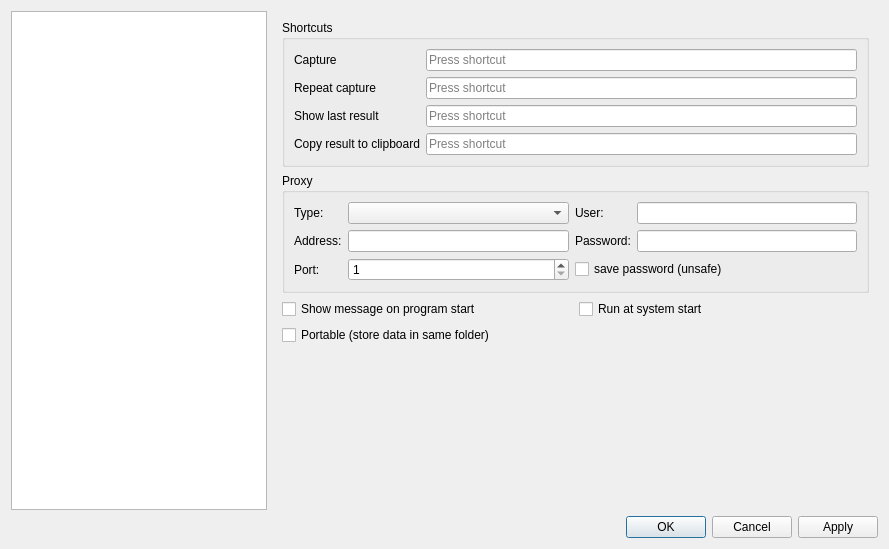
<?xml version="1.0" encoding="UTF-8"?>
<ui version="4.0">
 <class>SettingsEditor</class>
 <widget class="QDialog" name="SettingsEditor">
  <property name="geometry">
   <rect>
    <x>0</x>
    <y>0</y>
    <width>889</width>
    <height>549</height>
   </rect>
  </property>
  <property name="windowTitle">
   <string>Настройки</string>
  </property>
  <layout class="QGridLayout" name="gridLayout_6">
   <item row="1" column="0" colspan="4">
    <widget class="QDialogButtonBox" name="buttonBox">
     <property name="orientation">
      <enum>Qt::Horizontal</enum>
     </property>
     <property name="standardButtons">
      <set>QDialogButtonBox::Apply|QDialogButtonBox::Cancel|QDialogButtonBox::Ok</set>
     </property>
    </widget>
   </item>
   <item row="0" column="0">
    <widget class="QListView" name="pagesList">
     <property name="sizePolicy">
      <sizepolicy hsizetype="Maximum" vsizetype="Expanding">
       <horstretch>0</horstretch>
       <verstretch>0</verstretch>
      </sizepolicy>
     </property>
     <property name="editTriggers">
      <set>QAbstractItemView::NoEditTriggers</set>
     </property>
    </widget>
   </item>
   <item row="0" column="1" colspan="3">
    <widget class="QStackedWidget" name="pagesView">
     <property name="sizePolicy">
      <sizepolicy hsizetype="Expanding" vsizetype="Expanding">
       <horstretch>0</horstretch>
       <verstretch>0</verstretch>
      </sizepolicy>
     </property>
     <property name="currentIndex">
      <number>0</number>
     </property>
     <widget class="QWidget" name="pageGeneral">
      <layout class="QGridLayout" name="gridLayout_11">
       <item row="0" column="0" colspan="2">
        <widget class="QGroupBox" name="groupBox">
         <property name="title">
          <string>Shortcuts</string>
         </property>
         <layout class="QGridLayout" name="gridLayout">
          <item row="0" column="0">
           <widget class="QLabel" name="label">
            <property name="text">
             <string>Capture</string>
            </property>
           </widget>
          </item>
          <item row="0" column="1">
           <widget class="QKeySequenceEdit" name="captureEdit"/>
          </item>
          <item row="1" column="0">
           <widget class="QLabel" name="label_8">
            <property name="text">
             <string>Repeat capture</string>
            </property>
           </widget>
          </item>
          <item row="1" column="1">
           <widget class="QKeySequenceEdit" name="repeatCaptureEdit"/>
          </item>
          <item row="2" column="0">
           <widget class="QLabel" name="label_3">
            <property name="text">
             <string>Show last result</string>
            </property>
           </widget>
          </item>
          <item row="2" column="1">
           <widget class="QKeySequenceEdit" name="repeatEdit"/>
          </item>
          <item row="3" column="0">
           <widget class="QLabel" name="label_7">
            <property name="text">
             <string>Copy result to clipboard</string>
            </property>
           </widget>
          </item>
          <item row="3" column="1">
           <widget class="QKeySequenceEdit" name="clipboardEdit"/>
          </item>
         </layout>
        </widget>
       </item>
       <item row="1" column="0" colspan="2">
        <widget class="QGroupBox" name="groupBox_2">
         <property name="title">
          <string>Proxy</string>
         </property>
         <layout class="QGridLayout" name="gridLayout_3">
          <item row="0" column="0">
           <widget class="QLabel" name="label_12">
            <property name="text">
             <string>Type:</string>
            </property>
           </widget>
          </item>
          <item row="0" column="1">
           <widget class="QComboBox" name="proxyTypeCombo"/>
          </item>
          <item row="0" column="2">
           <widget class="QLabel" name="label_15">
            <property name="text">
             <string>User:</string>
            </property>
           </widget>
          </item>
          <item row="0" column="3">
           <widget class="QLineEdit" name="proxyUserEdit"/>
          </item>
          <item row="1" column="0">
           <widget class="QLabel" name="label_13">
            <property name="text">
             <string>Address:</string>
            </property>
           </widget>
          </item>
          <item row="1" column="1">
           <widget class="QLineEdit" name="proxyHostEdit"/>
          </item>
          <item row="1" column="2">
           <widget class="QLabel" name="label_16">
            <property name="text">
             <string>Password:</string>
            </property>
           </widget>
          </item>
          <item row="1" column="3">
           <widget class="QLineEdit" name="proxyPassEdit"/>
          </item>
          <item row="2" column="0">
           <widget class="QLabel" name="label_14">
            <property name="text">
             <string>Port:</string>
            </property>
           </widget>
          </item>
          <item row="2" column="1">
           <widget class="QSpinBox" name="proxyPortSpin">
            <property name="minimum">
             <number>1</number>
            </property>
            <property name="maximum">
             <number>65535</number>
            </property>
           </widget>
          </item>
          <item row="2" column="2" colspan="2">
           <widget class="QCheckBox" name="proxySaveCheck">
            <property name="text">
             <string>save password (unsafe)</string>
            </property>
           </widget>
          </item>
         </layout>
        </widget>
       </item>
       <item row="2" column="0">
        <widget class="QCheckBox" name="showOnStart">
         <property name="text">
          <string>Show message on program start</string>
         </property>
        </widget>
       </item>
       <item row="2" column="1">
        <widget class="QCheckBox" name="runAtSystemStart">
         <property name="text">
          <string>Run at system start</string>
         </property>
        </widget>
       </item>
       <item row="3" column="0">
        <widget class="QCheckBox" name="portable">
         <property name="text">
          <string>Portable (store data in same folder)</string>
         </property>
        </widget>
       </item>
       <item row="4" column="1">
        <spacer name="verticalSpacer_4">
         <property name="orientation">
          <enum>Qt::Vertical</enum>
         </property>
         <property name="sizeHint" stdset="0">
          <size>
           <width>20</width>
           <height>40</height>
          </size>
         </property>
        </spacer>
       </item>
      </layout>
     </widget>
     <widget class="QWidget" name="pageRecognize">
      <layout class="QGridLayout" name="gridLayout_2">
       <item row="1" column="0">
        <widget class="QLabel" name="label_4">
         <property name="sizePolicy">
          <sizepolicy hsizetype="Maximum" vsizetype="Preferred">
           <horstretch>0</horstretch>
           <verstretch>0</verstretch>
          </sizepolicy>
         </property>
         <property name="text">
          <string>Default language:</string>
         </property>
         <property name="buddy">
          <cstring>tesseractLangCombo</cstring>
         </property>
        </widget>
       </item>
       <item row="0" column="0">
        <widget class="QLabel" name="label_2">
         <property name="sizePolicy">
          <sizepolicy hsizetype="Maximum" vsizetype="Preferred">
           <horstretch>0</horstretch>
           <verstretch>0</verstretch>
          </sizepolicy>
         </property>
         <property name="text">
          <string>Tessdata path:</string>
         </property>
        </widget>
       </item>
       <item row="2" column="2">
        <spacer name="verticalSpacer_2">
         <property name="orientation">
          <enum>Qt::Vertical</enum>
         </property>
         <property name="sizeHint" stdset="0">
          <size>
           <width>17</width>
           <height>410</height>
          </size>
         </property>
        </spacer>
       </item>
       <item row="1" column="2">
        <widget class="QComboBox" name="tesseractLangCombo"/>
       </item>
       <item row="0" column="2">
        <widget class="QLineEdit" name="tessdataPath">
         <property name="readOnly">
          <bool>true</bool>
         </property>
        </widget>
       </item>
      </layout>
     </widget>
     <widget class="QWidget" name="pageCorrect">
      <layout class="QGridLayout" name="gridLayout_10">
       <item row="1" column="0" colspan="2">
        <widget class="QLabel" name="label_11">
         <property name="text">
          <string>Substitutions</string>
         </property>
         <property name="alignment">
          <set>Qt::AlignCenter</set>
         </property>
        </widget>
       </item>
       <item row="0" column="0" colspan="2">
        <widget class="QCheckBox" name="useUserSubstitutions">
         <property name="text">
          <string>Substitute recognized text</string>
         </property>
        </widget>
       </item>
       <item row="2" column="0" colspan="2">
        <widget class="SubstitutionsTable" name="userSubstitutionsTable">
         <property name="selectionBehavior">
          <enum>QAbstractItemView::SelectRows</enum>
         </property>
         <property name="sortingEnabled">
          <bool>true</bool>
         </property>
        </widget>
       </item>
      </layout>
     </widget>
     <widget class="QWidget" name="pageTranslate">
      <layout class="QGridLayout" name="gridLayout_9">
       <item row="3" column="2">
        <widget class="QSpinBox" name="translateTimeoutSpin">
         <property name="suffix">
          <string> secs</string>
         </property>
        </widget>
       </item>
       <item row="1" column="0" colspan="2">
        <widget class="QCheckBox" name="doTranslationCheck">
         <property name="text">
          <string>Translate text</string>
         </property>
        </widget>
       </item>
       <item row="2" column="0" colspan="2">
        <widget class="QCheckBox" name="ignoreSslCheck">
         <property name="text">
          <string>Ignore SSL errors</string>
         </property>
        </widget>
       </item>
       <item row="3" column="0" colspan="2">
        <widget class="QLabel" name="label_9">
         <property name="text">
          <string>Single translator timeout:</string>
         </property>
        </widget>
       </item>
       <item row="0" column="0">
        <widget class="QCheckBox" name="translatorDebugCheck">
         <property name="text">
          <string>Debug mode</string>
         </property>
        </widget>
       </item>
       <item row="7" column="0" colspan="3">
        <widget class="QListWidget" name="translatorList">
         <property name="editTriggers">
          <set>QAbstractItemView::NoEditTriggers</set>
         </property>
         <property name="dragDropMode">
          <enum>QAbstractItemView::InternalMove</enum>
         </property>
         <property name="defaultDropAction">
          <enum>Qt::MoveAction</enum>
         </property>
        </widget>
       </item>
       <item row="5" column="0">
        <widget class="QLabel" name="label_6">
         <property name="text">
          <string>Language:</string>
         </property>
         <property name="buddy">
          <cstring>translateLangCombo</cstring>
         </property>
        </widget>
       </item>
       <item row="5" column="1" colspan="2">
        <widget class="QComboBox" name="translateLangCombo"/>
       </item>
       <item row="6" column="0" colspan="3">
        <widget class="QLabel" name="label_10">
         <property name="text">
          <string>Translators</string>
         </property>
         <property name="alignment">
          <set>Qt::AlignCenter</set>
         </property>
        </widget>
       </item>
       <item row="4" column="0">
        <widget class="QLabel" name="label_5">
         <property name="text">
          <string>Translators path:</string>
         </property>
        </widget>
       </item>
       <item row="4" column="1" colspan="2">
        <widget class="QLineEdit" name="translatorsPath">
         <property name="readOnly">
          <bool>true</bool>
         </property>
        </widget>
       </item>
      </layout>
     </widget>
     <widget class="QWidget" name="pageRepresent">
      <layout class="QGridLayout" name="gridLayout_7">
       <item row="0" column="0">
        <widget class="QGroupBox" name="resultGroup">
         <property name="sizePolicy">
          <sizepolicy hsizetype="Maximum" vsizetype="Maximum">
           <horstretch>0</horstretch>
           <verstretch>0</verstretch>
          </sizepolicy>
         </property>
         <property name="title">
          <string>Result type</string>
         </property>
         <layout class="QGridLayout" name="gridLayout_4">
          <item row="0" column="0">
           <widget class="QRadioButton" name="trayRadio">
            <property name="sizePolicy">
             <sizepolicy hsizetype="Maximum" vsizetype="Fixed">
              <horstretch>0</horstretch>
              <verstretch>0</verstretch>
             </sizepolicy>
            </property>
            <property name="text">
             <string>Tray</string>
            </property>
           </widget>
          </item>
          <item row="0" column="1">
           <widget class="QRadioButton" name="dialogRadio">
            <property name="sizePolicy">
             <sizepolicy hsizetype="Maximum" vsizetype="Fixed">
              <horstretch>0</horstretch>
              <verstretch>0</verstretch>
             </sizepolicy>
            </property>
            <property name="text">
             <string>Window</string>
            </property>
            <property name="checked">
             <bool>true</bool>
            </property>
           </widget>
          </item>
         </layout>
        </widget>
       </item>
       <item row="2" column="0">
        <widget class="QGroupBox" name="resultWindow">
         <property name="title">
          <string>Result window</string>
         </property>
         <layout class="QGridLayout" name="gridLayout_8">
          <item row="1" column="1">
           <widget class="QSpinBox" name="resultFontSize">
            <property name="minimum">
             <number>6</number>
            </property>
            <property name="maximum">
             <number>24</number>
            </property>
           </widget>
          </item>
          <item row="0" column="1">
           <widget class="QFontComboBox" name="resultFont"/>
          </item>
          <item row="0" column="0">
           <widget class="QLabel" name="label_18">
            <property name="text">
             <string>Font:</string>
            </property>
           </widget>
          </item>
          <item row="1" column="0">
           <widget class="QLabel" name="label_19">
            <property name="text">
             <string>Font size:</string>
            </property>
           </widget>
          </item>
          <item row="2" column="0" colspan="2">
           <widget class="QCheckBox" name="showCaptured">
            <property name="text">
             <string>Show image</string>
            </property>
           </widget>
          </item>
          <item row="3" column="0" colspan="2">
           <widget class="QCheckBox" name="showRecognized">
            <property name="text">
             <string>Show recognized</string>
            </property>
           </widget>
          </item>
         </layout>
        </widget>
       </item>
       <item row="3" column="0">
        <spacer name="verticalSpacer_3">
         <property name="orientation">
          <enum>Qt::Vertical</enum>
         </property>
         <property name="sizeHint" stdset="0">
          <size>
           <width>20</width>
           <height>40</height>
          </size>
         </property>
        </spacer>
       </item>
       <item row="0" column="1">
        <spacer name="horizontalSpacer">
         <property name="orientation">
          <enum>Qt::Horizontal</enum>
         </property>
         <property name="sizeHint" stdset="0">
          <size>
           <width>40</width>
           <height>20</height>
          </size>
         </property>
        </spacer>
       </item>
      </layout>
     </widget>
     <widget class="QWidget" name="pageUpdate">
      <layout class="QGridLayout" name="gridLayout_5">
       <item row="2" column="0">
        <spacer name="horizontalSpacer_2">
         <property name="orientation">
          <enum>Qt::Horizontal</enum>
         </property>
         <property name="sizeHint" stdset="0">
          <size>
           <width>204</width>
           <height>20</height>
          </size>
         </property>
        </spacer>
       </item>
       <item row="2" column="2">
        <spacer name="horizontalSpacer_3">
         <property name="orientation">
          <enum>Qt::Horizontal</enum>
         </property>
         <property name="sizeHint" stdset="0">
          <size>
           <width>203</width>
           <height>20</height>
          </size>
         </property>
        </spacer>
       </item>
       <item row="0" column="0" colspan="3">
        <widget class="QWidget" name="widget_3" native="true">
         <layout class="QHBoxLayout" name="horizontalLayout">
          <item>
           <widget class="QLabel" name="label_17">
            <property name="text">
             <string>Update check interval (days):</string>
            </property>
           </widget>
          </item>
          <item>
           <widget class="QSpinBox" name="autoUpdateInterval">
            <property name="toolTip">
             <string>0 - disabled</string>
            </property>
            <property name="maximum">
             <number>360</number>
            </property>
           </widget>
          </item>
          <item>
           <widget class="QPushButton" name="checkUpdates">
            <property name="sizePolicy">
             <sizepolicy hsizetype="Maximum" vsizetype="Fixed">
              <horstretch>0</horstretch>
              <verstretch>0</verstretch>
             </sizepolicy>
            </property>
            <property name="text">
             <string>Check now</string>
            </property>
           </widget>
          </item>
         </layout>
        </widget>
       </item>
       <item row="1" column="0" colspan="3">
        <widget class="QTreeView" name="updatesView">
         <property name="sortingEnabled">
          <bool>true</bool>
         </property>
        </widget>
       </item>
       <item row="2" column="1">
        <widget class="QPushButton" name="applyUpdates">
         <property name="text">
          <string>Apply updates</string>
         </property>
        </widget>
       </item>
      </layout>
     </widget>
    </widget>
   </item>
  </layout>
 </widget>
 <customwidgets>
  <customwidget>
   <class>SubstitutionsTable</class>
   <extends>QTableWidget</extends>
   <header>substitutionstable.h</header>
  </customwidget>
 </customwidgets>
 <tabstops>
  <tabstop>captureEdit</tabstop>
  <tabstop>repeatCaptureEdit</tabstop>
  <tabstop>repeatEdit</tabstop>
  <tabstop>clipboardEdit</tabstop>
  <tabstop>proxyTypeCombo</tabstop>
  <tabstop>proxyHostEdit</tabstop>
  <tabstop>proxyPortSpin</tabstop>
  <tabstop>proxyUserEdit</tabstop>
  <tabstop>proxyPassEdit</tabstop>
  <tabstop>proxySaveCheck</tabstop>
 </tabstops>
 <resources/>
 <connections/>
</ui>
